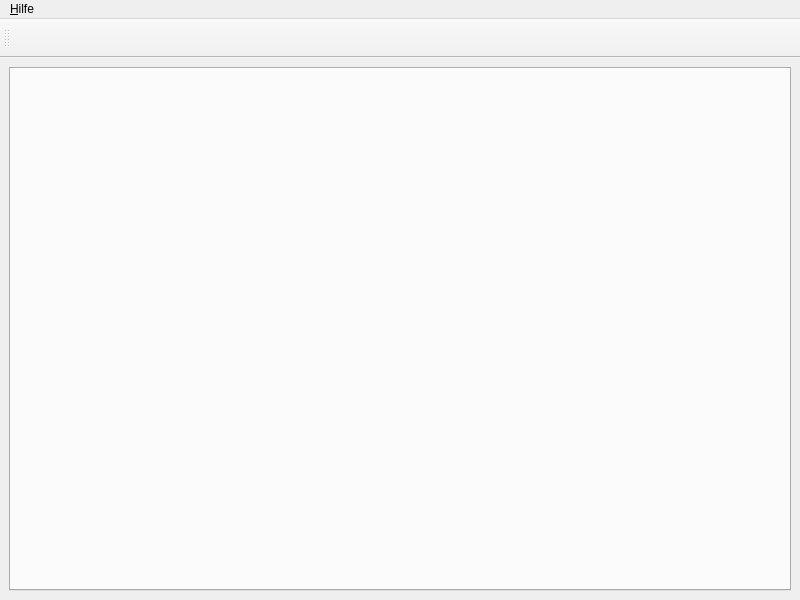
<?xml version="1.0" encoding="UTF-8"?>
<ui version="4.0">
 <class>MainWindow</class>
 <widget class="QMainWindow" name="MainWindow">
  <property name="enabled">
   <bool>true</bool>
  </property>
  <property name="geometry">
   <rect>
    <x>0</x>
    <y>0</y>
    <width>800</width>
    <height>600</height>
   </rect>
  </property>
  <property name="windowTitle">
   <string>qGPG</string>
  </property>
  <widget class="QWidget" name="centralwidget">
   <layout class="QVBoxLayout" name="verticalLayout">
    <item>
     <widget class="QTabWidget" name="tabWidget">
      <property name="currentIndex">
       <number>-1</number>
      </property>
      <property name="tabsClosable">
       <bool>true</bool>
      </property>
      <property name="movable">
       <bool>true</bool>
      </property>
     </widget>
    </item>
   </layout>
  </widget>
  <widget class="QMenuBar" name="menubar">
   <property name="geometry">
    <rect>
     <x>0</x>
     <y>0</y>
     <width>800</width>
     <height>19</height>
    </rect>
   </property>
   <widget class="QMenu" name="menuHelp">
    <property name="title">
     <string>&amp;Hilfe</string>
    </property>
    <addaction name="actionLog"/>
    <addaction name="actionBugReport"/>
   </widget>
   <addaction name="menuHelp"/>
  </widget>
  <widget class="QToolBar" name="toolBar">
   <property name="windowTitle">
    <string>toolBar</string>
   </property>
   <attribute name="toolBarArea">
    <enum>TopToolBarArea</enum>
   </attribute>
   <attribute name="toolBarBreak">
    <bool>false</bool>
   </attribute>
   <addaction name="actionDecryptTab"/>
   <addaction name="actionEncryptTab"/>
  </widget>
  <action name="actionBugReport">
   <property name="text">
    <string>Fehler melden</string>
   </property>
  </action>
  <action name="actionLog">
   <property name="text">
    <string>Log</string>
   </property>
  </action>
  <action name="actionDecryptTab">
   <property name="icon">
    <iconset resource="../resources.qrc">
     <normaloff>:/icons/decrypt</normaloff>:/icons/decrypt</iconset>
   </property>
   <property name="text">
    <string/>
   </property>
   <property name="toolTip">
    <string>Entschlüsseln</string>
   </property>
  </action>
  <action name="actionEncryptTab">
   <property name="icon">
    <iconset resource="../resources.qrc">
     <normaloff>:/icons/encrypt</normaloff>:/icons/encrypt</iconset>
   </property>
   <property name="text">
    <string/>
   </property>
   <property name="iconText">
    <string/>
   </property>
   <property name="toolTip">
    <string>Verschlüsseln</string>
   </property>
  </action>
 </widget>
 <resources>
  <include location="../resources.qrc"/>
 </resources>
 <connections/>
</ui>
